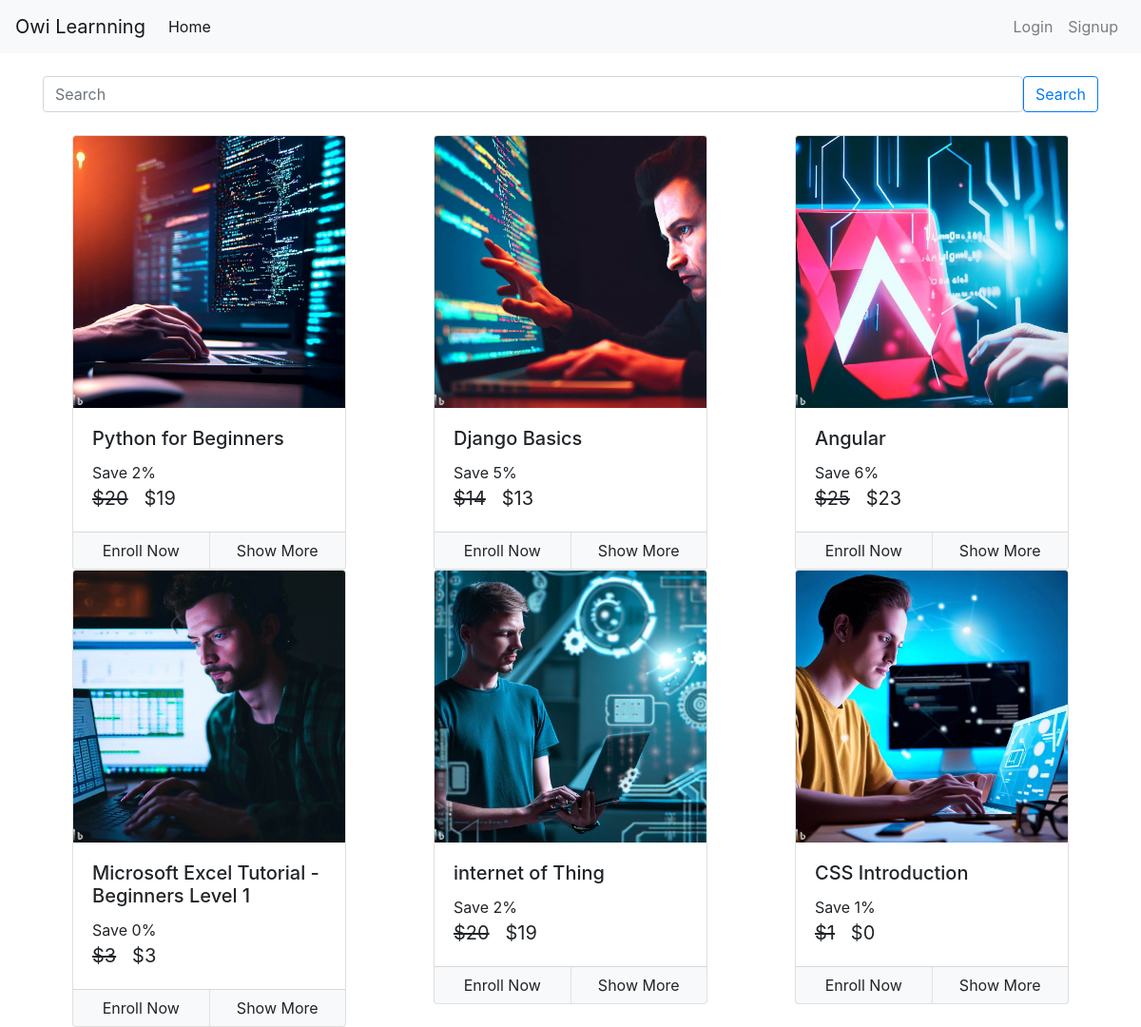
The page / on the database its author committed.
### courses/models/course.py (models this page shows, shortened)
class Course(models.Model):
    name = models.CharField(max_length = 50 , null = False)
    slug = models.CharField(max_length = 50 , null = False , unique = True)
    description = models.CharField(max_length = 200 , null = True)
    price = models.IntegerField(null=False)
    discount = models.IntegerField(null=False , default = 0)
    active = models.BooleanField(default = False)
    thumbnail = models.ImageField(upload_to = "files/thumbnail")
    date = models.DateTimeField(auto_now_add= True)
    resource = models.FileField(upload_to = "files/resource")
    length = models.IntegerField(null=False)

### courses/views/homepage.py (the view)
def home(request):
    courses = Course.objects.all()
    try:
       query= request.GET['query']
       courses = Course.objects.filter(name__icontains=query)
    except MultiValueDictKeyError:
         query = False
    return render(request,template_name="courses/home.html",context={"courses":courses})

### courses/templatetags/course_custom_tags.py (called while the page is built, shortened)
@register.simple_tag
def cal_sellprice(price , discount):
    if discount is None or discount is 0:
        return price
    sellprice = price
    sellprice = price - ( price * discount * 0.01 )
    return math.floor(sellprice)

@register.filter
def rupee(price):
    return f'${price}'

@register.simple_tag
def is_enrolled(request , course):
    user = None
    if not request.user.is_authenticated:
        return False

### courses/templates/courses/home.html (shortened to what this page needs)
{% extends 'courses/base.html' %}
{% load course_custom_tags %}
{%block content%}
<div class="container">
    <br>
    <div class="row">
        {% for course in courses %}
        <div class="col mx-auto">
            <div class="card mx-auto" style="width: 18rem;">
                <img class="card-img-top" src="{{course.thumbnail.url}}" alt="Card image cap">
                <div class="card-body">
                    <h5 class="card-title">{{course.name}}</h5>
                    <p class="card-text m-0 p-0">
                        Save {{course.discount}}%
                        <br>
                        <span class="price">
                            <del>{{course.price|rupee}}</del>
                            <span>{% cal_sellprice course.price course.discount as value %} {{value|rupee}}</span>
                        </span>
                    </p>
                </div>
                <div class="card-footer p-0">
                    {% is_enrolled request course as enrolled %}
                    <div class="row no-gutters">
                        {% if enrolled %}
                        <div class="col border-right">
                            <a href="/course/{{course.slug}}" class="btn btn-light btn-block">Start Course</a>
                        </div>
                        {% else %}
                        <div class="col border-right">
                            <a href="/check-out/{{course.slug}}" class="btn btn-light btn-block">Enroll Now</a>
                        </div>
                        <div class="col">
                            <a href="/course/{{course.slug}}" class="btn btn-light  btn-block">Show More</a>
                        </div>
                        {% endif %}
                    </div>
                </div>
            </div>
        </div>
        {% endfor %}
    </div>
</div>
{%endblock%}

### courses/templates/courses/base.html (shortened to what this page needs)
<!doctype html>
{% load static %}
<html lang="en">
  <head>
    <link rel="stylesheet" href="https://maxcdn.bootstrapcdn.com/bootstrap/4.0.0/css/bootstrap.min.css">
    <link rel="stylesheet" href="{% static 'courses/css/common.css'%}">
  </head>
  <body>
    <nav class="navbar navbar-expand-lg navbar-light bg-light">
        <a class="navbar-brand" href="/">Owi Learnning</a>
        <div class="collapse navbar-collapse" id="navbarNav">
            <ul class="navbar-nav mr-auto">
                <li class="nav-item active">
                  <a class="nav-link" href="/">Home <span class="sr-only">(current)</span></a>
                </li>
              </ul>
            <ul class="navbar-nav ml-auto">
              {% if request.user.is_authenticated %}
              <li class="nav-item">
                <a class="nav-link" href="/my-courses">{{user.username}}</a>
              </li>
              <li class="nav-item">
                <a class="nav-link" href="/logout">Logout</a>
              </li>
              {% else %}
            <li class="nav-item">
              <a class="nav-link" href="/login">Login</a>
            </li>
            <li class="nav-item">
              <a class="nav-link" href="/register">Signup</a>
            </li>
            {% endif %}
          </ul>
        </div>
      </nav>
  <div class="container mt-4">
    <form class="d-flex">
      <input class="form-control me-2" type="search"name='query' placeholder="Search" aria-label="Search">
      <button class="btn btn-outline-primary" type="submit">Search</button>
    </form>
  </div>
    {% block content %}
    {% endblock %}
  </body>
</html>

### courses/static/courses/css/common.css (style rules this page uses)
.price { font-size: 20px; }

### courses/templates/courses/home.html (style rules this page uses)
.price { font-size: 20px; }

### rows shown on the page
Course: thumbnail (picture), name "Python for Beginners", discount "2", price "$20", value "$19"
Course: thumbnail (picture), name "Django Basics", discount "5", price "$14", value "$13"
Course: thumbnail (picture), name "Angular", discount "6", price "$25", value "$23"
Course: thumbnail (picture), name "Microsoft Excel Tutorial - Beginners Level 1", discount "0", price "$3", value "$3"
Course: thumbnail (picture), name "internet of Thing", discount "2", price "$20", value "$19"
Course: thumbnail (picture), name "CSS Introduction", discount "1", price "$1", value "$0"
